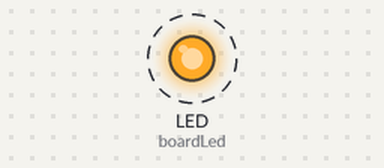
Recording of a program running on a simulated CircuitPython board. Shown: output pins drawn as LEDs (lit = HIGH). Dashed ring = blinking. USB keyboard and mouse output is not drawn.

Above: at 0.2 s.
Timing chart, 0 to 3.0 s (numbered marks = the images above):
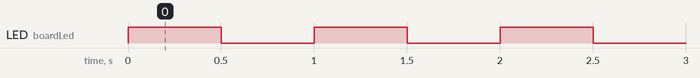

Measured:
- by itself, LED (boardLed): alternates HIGH for 0.50 s and LOW for 0.50 s

The program:

code.py
```python
# code.py for MouseWiggler
import usb_hid
from adafruit_hid.mouse import Mouse
from time import sleep
import board
import digitalio

mouse=Mouse(usb_hid.devices)
boardLed=digitalio.DigitalInOut(board.LED)
boardLed.direction=digitalio.Direction.OUTPUT

while True:
    mouse.move(-1, 0, 0)
    mouse.move(1, 0, 0)
    for i in range(30):
        boardLed.value=True;
        sleep(0.5)
        boardLed.value=False;
        sleep(0.5)
```
